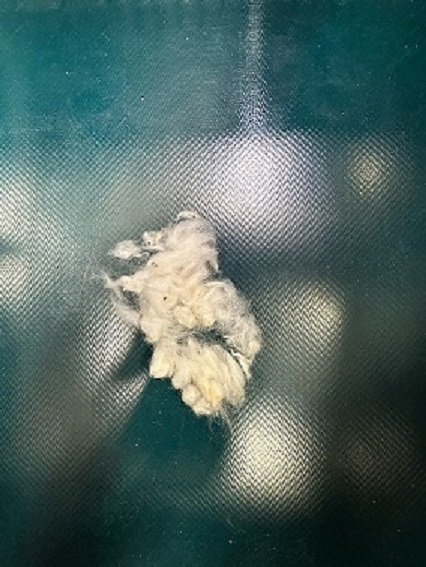
#> input picture konnbea4.jpeg, 426 x 567 px
$ jupyter execute bunnkatu_nitika-Copy2.ipynb
#> lines starting #> are read from the running program, lines starting #| are printed output that depends on the picture; after the words box and inside, x2 and y2 are one past the last pixel; in counts of white or black regions, pixels touching at a corner belong together
[cell 1]
import cv2
import numpy as np


def remove_colors(image):
    # 画像をBGR形式で読み込む
#> called with image = 'konnbea4.jpeg'
    bgr_image = cv2.imread(image)
#> bgr_image is the input picture: shape (567, 426, 3); mean B, G, R 99.9, 103.8, 81.2
    cv2.imshow("bgr_image", bgr_image)
    # BGR形式をHSV形式に変換
    hsv_image = cv2.cvtColor(bgr_image, cv2.COLOR_BGR2HSV)
#> hsv_image: shape (567, 426, 3); mean H, S, V 76.4, 90.6, 106.5

    # 白色の範囲を定義
    lower_white = np.array([0, 0, 200], dtype=np.uint8)
    upper_white = np.array([180, 100, 255], dtype=np.uint8)

    # 緑色の範囲を定義
    lower_green = np.array([40, 0, 0], dtype=np.uint8)
    upper_green = np.array([80, 255, 255], dtype=np.uint8)

    # 白色と緑色の範囲に該当する部分を除去
    mask = cv2.inRange(hsv_image, lower_white, upper_white) + cv2.inRange(hsv_image, lower_green, upper_green)
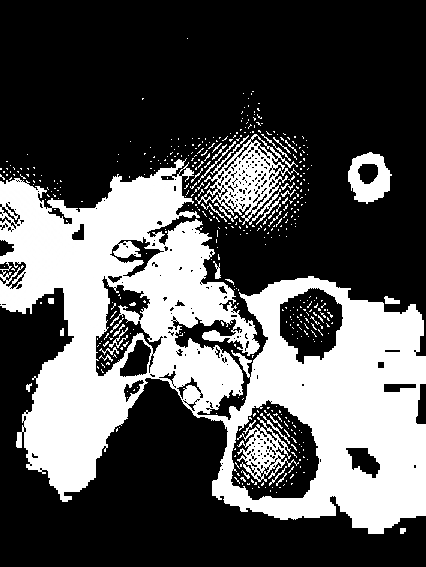
#> mask: shape (567, 426); min 0, max 255, mean 86.4
    result = cv2.bitwise_and(bgr_image, bgr_image, mask=~mask)
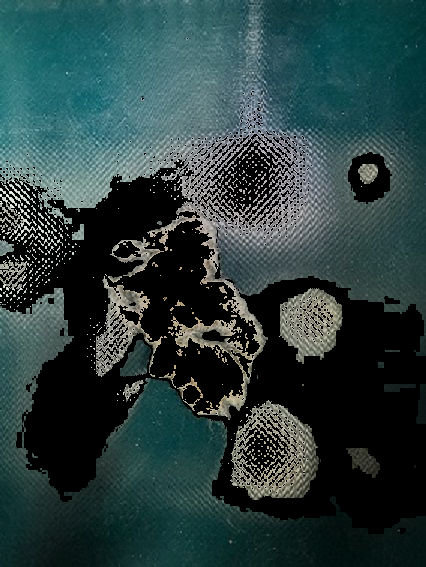
#> result: shape (567, 426, 3); mean B, G, R 62.2, 62.4, 41.6

    return result

# 画像ファイルを指定して除去処理を実行
result_image = remove_colors("konnbea4.jpeg")


# 画像の読み込み
image = cv2.imread('result_image',result_image)

# 画像の幅と高さを取得
height, width = image.shape[:2]
#> height = 567; width = 426

# 画像を左右に分割
split_point = width // 2
#> split_point = 213
left_image = image[:, :split_point].copy()
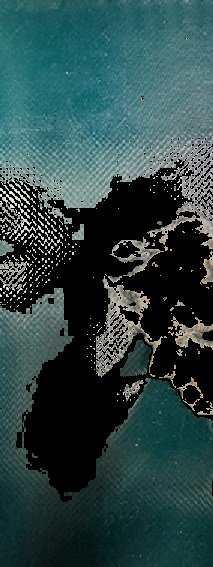
#> left_image: shape (567, 213, 3); mean B, G, R 68.4, 68.8, 43.4
right_image = image[:, split_point:].copy()
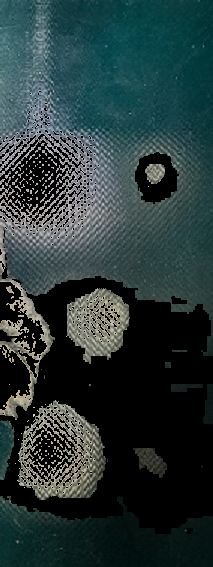
#> right_image: shape (567, 213, 3); mean B, G, R 56, 56.1, 39.7

#分割したものを表示
cv2.imshow('leftImage', left_image)
cv2.imshow('rightImage', right_image)

# HSV色空間に変換
hsv1 = cv2.cvtColor(left_image, cv2.COLOR_BGR2HSV)
#> hsv1: shape (567, 213, 3); mean H, S, V 57.4, 79.6, 70.3
hsv2 = cv2.cvtColor(right_image, cv2.COLOR_BGR2HSV)
#> hsv2: shape (567, 213, 3); mean H, S, V 55.4, 74.1, 58.1

# 黒色の範囲を定義
lower_black = np.array([0, 0, 0])
upper_black = np.array([180, 255, 40])

# 黒色領域のマスクを作成
mask1 = cv2.inRange(hsv1, lower_black, upper_black)
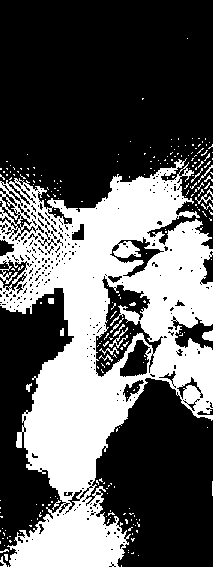
#> mask1: shape (567, 213); 36.9% white; 246 white regions (228 under 20 px), largest, box (x1, y1, x2, y2) and area: (0, 158, 213, 567) 42994, (109, 327, 128, 348) 90, (202, 330, 213, 341) 90
mask2 = cv2.inRange(hsv2, lower_black, upper_black)
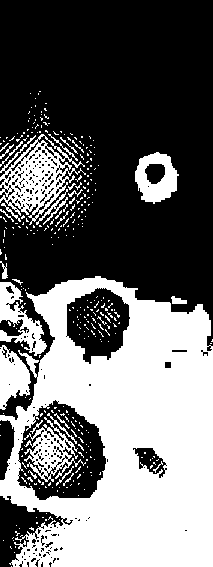
#> mask2: shape (567, 213); 42.1% white; 331 white regions (304 under 20 px)

#二値化したものを表示
cv2.imshow('leftImage1', mask1)
cv2.imshow('rightImage2', mask2)

# 輪郭を検出
contours1, _ = cv2.findContours(mask1, cv2.RETR_EXTERNAL, cv2.CHAIN_APPROX_SIMPLE)
#> contours1 = 206 contours, 202 with area under 20; largest, box (x1, y1, x2, y2) and area: (0, 158, 213, 567) 48620, (202, 330, 213, 341) 72, (195, 189, 213, 204) 32, (48, 298, 54, 304) 24
contours2, _ = cv2.findContours(mask2, cv2.RETR_EXTERNAL, cv2.CHAIN_APPROX_SIMPLE)
#> contours2 = 192 contours, 181 with area under 20; largest, box (x1, y1, x2, y2) and area: (0, 276, 213, 567) 50270, (0, 134, 86, 225) 3478, (135, 152, 179, 204) 1572, (0, 282, 47, 356) 1372, (0, 345, 31, 410) 1196

# 各輪郭を四角で囲む
count1 = 0  # 左側の黒色領域の個数
for contour in contours1:
    # 輪郭の外接矩形を取得
    x, y, w, h = cv2.boundingRect(contour)
    # 輪郭の直径を計算
    diameter = max(w, h)
    # 直径が1mm以上5mm未満の場合にカウント
    if 1 <= diameter < 5:
        cv2.rectangle(left_image, (x, y), (x + w, y + h), (0, 255, 0), 2)
        count1 += 1
#> this loop made 206 passes
#> (contour, x, y, w, h, diameter) on passes 1, 2, 6, 11, 14, 15, 16, 17, 20, 22: ([[121, 565], [121, 566]], 121, 565, 1, 2, 2), ([[8, 565], [8, 566]], 8, 565, 1, 2, 2), ([[133, 552], [132, 553], [131, 553], [133, 553]], 131, 552, 3, 2, 3), ([[0, 541], [0, 543]], 0, 541, 1, 3, 3), ([[2, 538], [3, 538]], 2, 538, 2, 1, 2), ([[7, 537], [7, 538]], 7, 537, 1, 2, 2), ([[9, 536], [10, 536]], 9, 536, 2, 1, 2), ([[132, 533], [132, 534]], 132, 533, 1, 2, 2), ([[136, 530], [136, 531], [137, 532], [137, 530]], 136, 530, 2, 3, 3), ([[0, 530], [0, 531]], 0, 530, 1, 2, 2)
#> (x, y, w, h, diameter) on passes 3, 4, 5, 7, 8, 9: (0, 556, 7, 11, 11), (138, 555, 1, 1, 1), (4, 554, 4, 7, 7), (128, 552, 1, 1, 1), (128, 550, 1, 1, 1), (0, 549, 9, 4, 9)
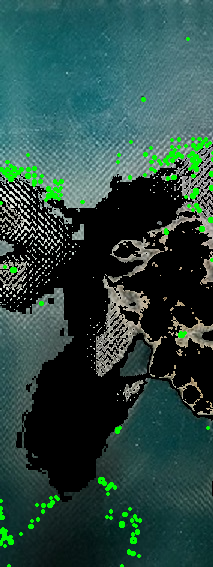
#> left_image: shape (567, 213, 3); 2.37% of pixels changed, all inside (x1, y1, x2, y2) = (0, 37, 213, 567)
#> after the loop, count1 = 166

count2 = 0  # 右側の黒色領域の個数
for contour in contours2:
    # 輪郭の外接矩形を取得
    x, y, w, h = cv2.boundingRect(contour)
    # 輪郭の直径を計算
    diameter = max(w, h)
    # 直径が1mm以上5mm未満の場合にカウント
    if 1 <= diameter < 5:
        cv2.rectangle(right_image, (x, y), (x + w, y + h), (0, 255, 0), 2)
        count2 += 1
#> this loop made 192 passes
#> (contour, x, y, w, h, diameter) on passes 3, 4, 7, 8, 13, 15, 16: ([[15, 546], [15, 547]], 15, 546, 1, 2, 2), ([[10, 546], [10, 547], [11, 548], [10, 547]], 10, 546, 2, 3, 3), ([[13, 537], [12, 538]], 12, 537, 2, 2, 2), ([[21, 535], [20, 536], [21, 535], [22, 535]], 20, 535, 3, 2, 3), ([[36, 522], [36, 523], [37, 523], [37, 522]], 36, 522, 2, 2, 2), ([[45, 519], [45, 520], [46, 520], [46, 519]], 45, 519, 2, 2, 2), ([[42, 517], [43, 517]], 42, 517, 2, 1, 2)
#> (x, y, w, h, diameter) on passes 1, 2, 5, 6, 9, 10: (11, 566, 1, 1, 1), (14, 552, 1, 1, 1), (13, 540, 1, 1, 1), (3, 540, 1, 1, 1), (15, 531, 5, 5, 5), (19, 528, 1, 1, 1)
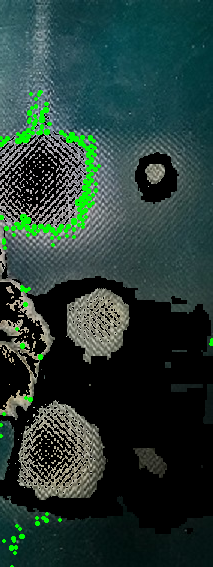
#> right_image: shape (567, 213, 3); 2.29% of pixels changed, all inside (x1, y1, x2, y2) = (0, 90, 213, 567)


# 個数を表示
cv2.putText(left_image, "Count: " + str(count1), (1, 30), cv2.FONT_HERSHEY_SIMPLEX, 1, (0, 0, 255), 2)
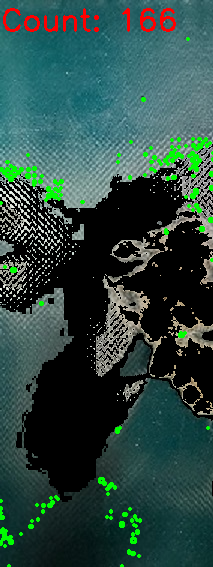
#> left_image: shape (567, 213, 3); 0.91% of pixels changed, all inside (x1, y1, x2, y2) = (3, 8, 176, 32)
cv2.putText(right_image, "Count: " + str(count2), (10, 30), cv2.FONT_HERSHEY_SIMPLEX, 1, (0, 0, 255), 2)
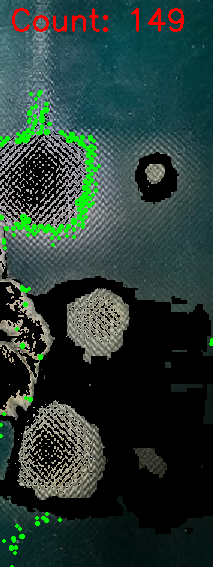
#> right_image: shape (567, 213, 3); 0.89% of pixels changed, all inside (x1, y1, x2, y2) = (12, 8, 184, 32)


# 画像をウィンドウに表示
cv2.imshow('Left Image', left_image)
cv2.imshow('Right Image', right_image)
cv2.waitKey(0)
cv2.destroyAllWindows()

$ run again, with konnbea2.jpeg copied over konnbea4.jpeg
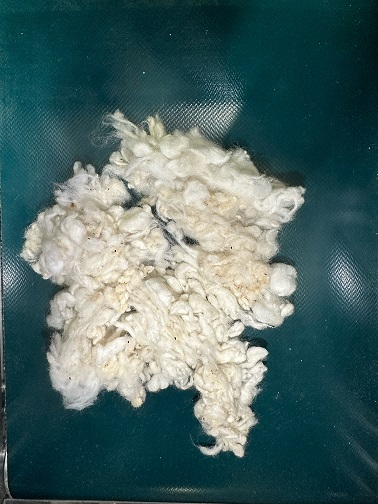
#> input picture konnbea2.jpeg, 378 x 504 px
#> in remove_colors, bgr_image is the input picture: shape (504, 378, 3); mean B, G, R 102.9, 104.4, 77.9
#> hsv_image: shape (504, 378, 3); mean H, S, V 72, 140.5, 109.9
#> hsv1: shape (504, 189, 3); mean H, S, V 61.1, 119.8, 65.1
#> hsv2: shape (504, 189, 3); mean H, S, V 70.4, 149.1, 58.9
#> mask1: shape (504, 189); 27.1% white; 376 white regions (361 under 20 px), largest, box (x1, y1, x2, y2) and area: (47, 111, 189, 408) 22319, (0, 444, 189, 504) 1632, (21, 188, 68, 268) 463
#> mask2: shape (504, 189); 25.1% white; 416 white regions (407 under 20 px)
#> contours1 = 368 contours, 360 with area under 20; largest, box (x1, y1, x2, y2) and area: (47, 111, 189, 408) 24122, (0, 444, 189, 504) 1448, (21, 188, 68, 268) 374, (47, 279, 62, 352) 156, (0, 367, 5, 408) 64, (66, 309, 73, 319) 24, (180, 294, 188, 299) 22, (35, 264, 40, 273) 20
#> contours2 = 409 contours, 400 with area under 20; largest, box (x1, y1, x2, y2) and area: (0, 124, 116, 457) 19800, (151, 0, 189, 128) 3224, (0, 0, 52, 37) 1032, (130, 494, 189, 504) 206, (57, 226, 73, 237) 74
#> the loop `for contour in contours1:` made 368 passes
#> (contour, x, y, w, h, diameter) on passes 1, 2, 4, 6, 7, 18, 28: ([[160, 503], [175, 503]], 160, 503, 16, 1, 16), ([[132, 503], [143, 503]], 132, 503, 12, 1, 12), ([[63, 491], [62, 492], [62, 493], [62, 492]], 62, 491, 2, 3, 3), ([[187, 490], [187, 491]], 187, 490, 1, 2, 2), ([[185, 490], [185, 491]], 185, 490, 1, 2, 2), ([[169, 483], [169, 484]], 169, 483, 1, 2, 2), ([[34, 472], [34, 473]], 34, 472, 1, 2, 2)
#> after the loop `for contour in contours1:`:
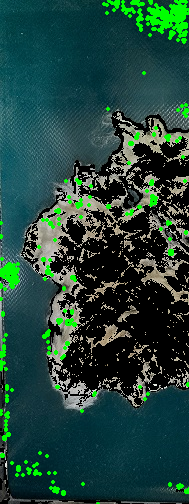
#> left_image: shape (504, 189, 3); mean B, G, R 59, 68.5, 32.9
#> after the loop `for contour in contours1:`: count1 = 329
#> the loop `for contour in contours2:` made 409 passes
#> (contour, x, y, w, h, diameter) on passes 1, 6, 7, 8, 12, 13: ([[101, 503], [102, 503]], 101, 503, 2, 1, 2), ([[72, 503], [73, 503]], 72, 503, 2, 1, 2), ([[65, 503], [70, 503]], 65, 503, 6, 1, 6), ([[61, 503], [62, 503]], 61, 503, 2, 1, 2), ([[88, 502], [89, 503], [90, 503], [89, 503]], 88, 502, 3, 2, 3), ([[79, 502], [79, 503], [80, 503]], 79, 502, 2, 2, 2)
#> `cv2.putText(right_image, "Count: " + str(count2), (10, 30), cv2.FONT_H..`:
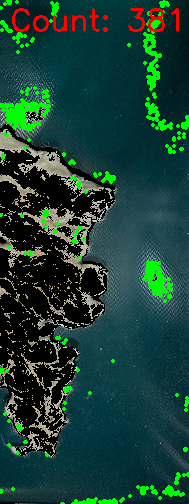
#> right_image: shape (504, 189, 3); mean B, G, R 53.1, 63, 25.5

$ run again, with konnbea3.jpeg copied over konnbea4.jpeg
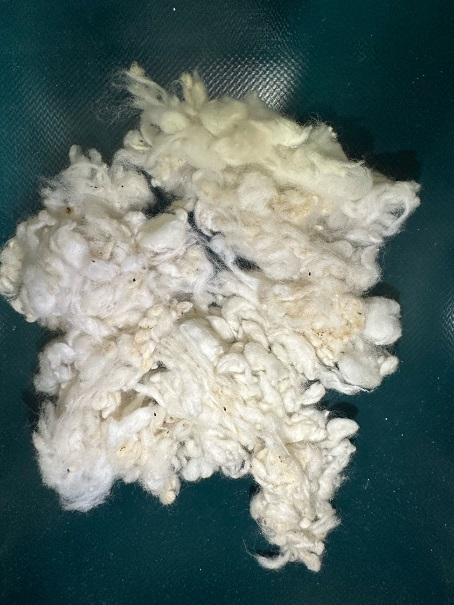
#> input picture konnbea3.jpeg, 454 x 605 px
#> in remove_colors, bgr_image is the input picture: shape (605, 454, 3); mean B, G, R 110.4, 115.6, 100.3
#> hsv_image: shape (605, 454, 3); mean H, S, V 61.9, 108.9, 119.7
#> hsv1: shape (605, 227, 3); mean H, S, V 51.4, 90.4, 71.9
#> hsv2: shape (605, 227, 3); mean H, S, V 56.2, 115, 58.7
#> mask1: shape (605, 227); 28.6% white; 769 white regions (730 under 20 px), largest, box (x1, y1, x2, y2) and area: (45, 302, 227, 507) 19618, (52, 211, 227, 365) 7642, (0, 60, 227, 266) 2984
#> mask2: shape (605, 227); 39.2% white; 623 white regions (602 under 20 px)
#> contours1 = 765 contours, 739 with area under 20; largest, box (x1, y1, x2, y2) and area: (45, 302, 227, 507) 20615, (52, 211, 227, 365) 7414, (0, 60, 227, 266) 2584, (0, 545, 53, 605) 1752, (0, 290, 63, 482) 1500
#> contours2 = 610 contours, 597 with area under 20; largest, box (x1, y1, x2, y2) and area: (0, 173, 175, 556) 31322, (0, 0, 227, 230) 21352, (34, 0, 75, 37) 536, (83, 474, 117, 566) 344, (35, 550, 93, 571) 215
#> the loop `for contour in contours1:` made 765 passes
#> (contour, x, y, w, h, diameter) on passes 1, 2, 11, 12, 13, 15: ([[220, 604], [221, 604]], 220, 604, 2, 1, 2), ([[202, 604], [203, 604]], 202, 604, 2, 1, 2), ([[214, 603], [213, 604], [214, 604]], 213, 603, 2, 2, 2), ([[82, 603], [83, 603]], 82, 603, 2, 1, 2), ([[66, 603], [66, 604]], 66, 603, 1, 2, 2), ([[210, 602], [211, 602]], 210, 602, 2, 1, 2)
#> after the loop `for contour in contours1:`: count1 = 681
#> the loop `for contour in contours2:` made 610 passes
#> (contour, x, y, w, h, diameter) on passes 3, 7, 8, 15, 17: ([[145, 604], [148, 604]], 145, 604, 4, 1, 4), ([[156, 603], [155, 604]], 155, 603, 2, 2, 2), ([[11, 603], [11, 604], [12, 603]], 11, 603, 2, 2, 2), ([[224, 600], [225, 600]], 224, 600, 2, 1, 2), ([[162, 600], [163, 600]], 162, 600, 2, 1, 2)
#> `cv2.putText(right_image, "Count: " + str(count2), (10, 30), cv2.FONT_H..`:
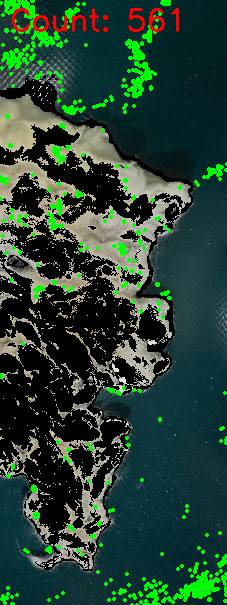
#> right_image: shape (605, 227, 3); mean B, G, R 50.4, 64.9, 36.8
